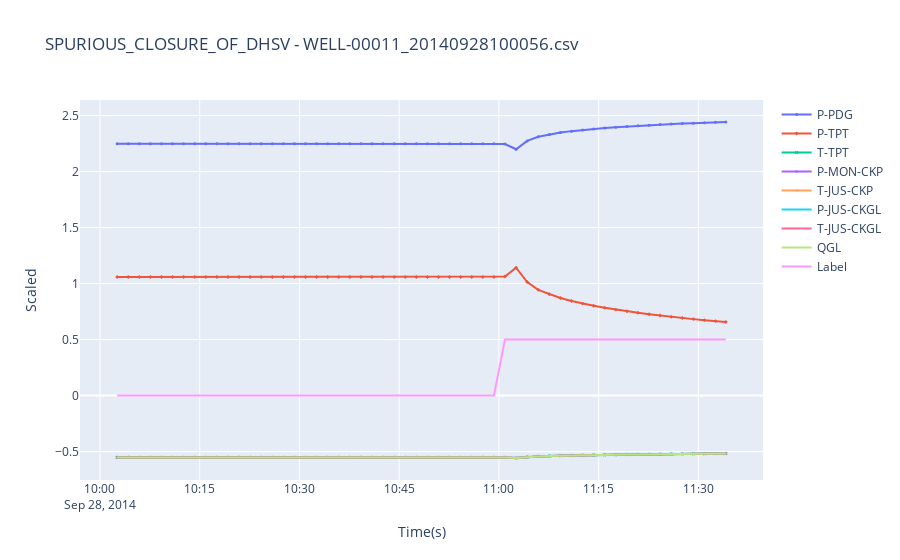

Notebook code for this chart:
### Markdown cell above
Plot one interactive graph from an especific event class and instance. 
By default the instance is downsampling (n=100) and Z-score Scaler.
To help the visualization transient labels were changed to '0.5'.

### Code cell
class_number = 2
instance_index = 30
plot_instance(class_number,instance_index)
